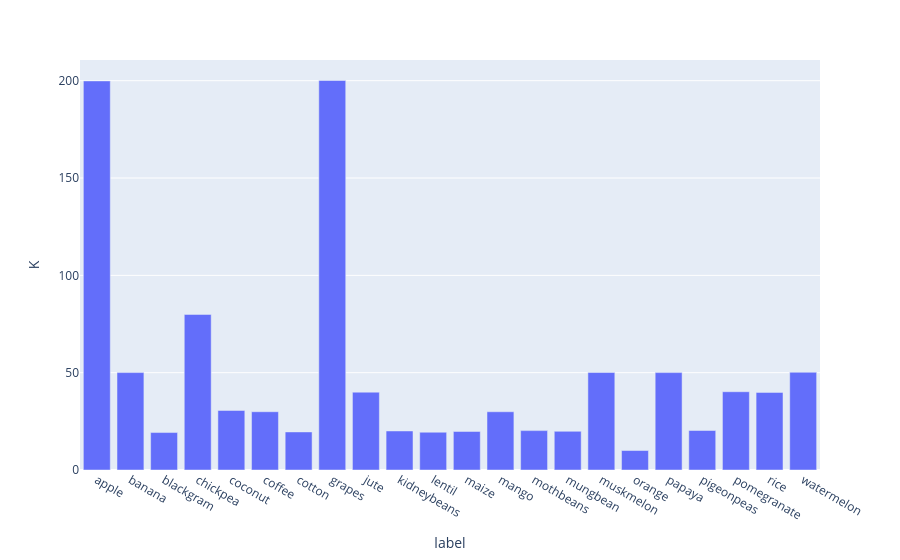

The code cell stored with this chart in its notebook:
### Code cell
fig3 = px.bar(crop_summary_new, x='label', y='K')
fig3.show()

### Figure 1 — Plotly figure (JSON) as saved in the notebook; plotly's stock layout.template omitted (floating-point values rounded to 4 significant figures)
{"data": [{"hovertemplate": "label=%{x}<br>K=%{y}<extra></extra>", "legendgroup": "", "marker": {"color": "#636efa", "pattern": {"shape": ""}}, "name": "", "orientation": "v", "showlegend": false, "textposition": "auto", "type": "bar", "x": ["apple", "banana", "blackgram", "chickpea", "coconut", "coffee", "cotton", "grapes", "jute", "kidneybeans", "lentil", "maize", "mango", "mothbeans", "mungbean", "muskmelon", "orange", "papaya", "pigeonpeas", "pomegranate", "rice", "watermelon"], "xaxis": "x", "y": [199.9, 50.05, 19.24, 79.92, 30.59, 29.94, 19.56, 200.1, 39.99, 20.05, 19.41, 19.79, 29.92, 20.23, 19.87, 50.08, 10.01, 50.04, 20.29, 40.21, 39.87, 50.22], "yaxis": "y"}], "layout": {"barmode": "relative", "legend": {"tracegroupgap": 0}, "margin": {"t": 60}, "xaxis": {"anchor": "y", "domain": [0, 1], "title": {"text": "label"}}, "yaxis": {"anchor": "x", "domain": [0, 1], "title": {"text": "K"}}}}
